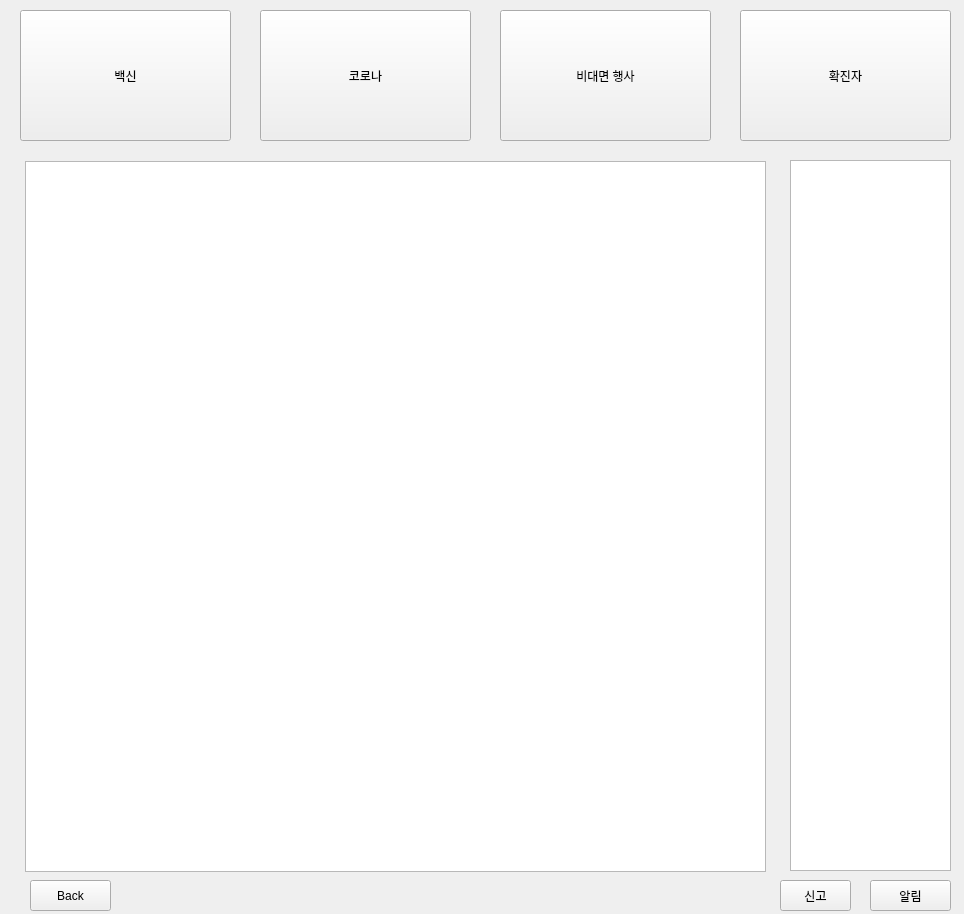
<?xml version="1.0" encoding="UTF-8"?>
<ui version="4.0">
 <class>TotalInfoWindow</class>
 <widget class="QMainWindow" name="TotalInfoWindow">
  <property name="geometry">
   <rect>
    <x>0</x>
    <y>0</y>
    <width>964</width>
    <height>914</height>
   </rect>
  </property>
  <property name="windowTitle">
   <string>CIMS</string>
  </property>
  <property name="iconSize">
   <size>
    <width>16</width>
    <height>16</height>
   </size>
  </property>
  <widget class="QWidget" name="centralwidget">
   <widget class="QPushButton" name="VaccineInfo">
    <property name="geometry">
     <rect>
      <x>20</x>
      <y>10</y>
      <width>211</width>
      <height>131</height>
     </rect>
    </property>
    <property name="text">
     <string>백신</string>
    </property>
   </widget>
   <widget class="QPushButton" name="CorronaInfo">
    <property name="geometry">
     <rect>
      <x>260</x>
      <y>10</y>
      <width>211</width>
      <height>131</height>
     </rect>
    </property>
    <property name="text">
     <string>코로나</string>
    </property>
   </widget>
   <widget class="QPushButton" name="EventInfo">
    <property name="geometry">
     <rect>
      <x>500</x>
      <y>10</y>
      <width>211</width>
      <height>131</height>
     </rect>
    </property>
    <property name="text">
     <string>비대면 행사</string>
    </property>
   </widget>
   <widget class="QPushButton" name="Infected_personInfo">
    <property name="geometry">
     <rect>
      <x>740</x>
      <y>10</y>
      <width>211</width>
      <height>131</height>
     </rect>
    </property>
    <property name="text">
     <string>확진자</string>
    </property>
   </widget>
   <widget class="QListWidget" name="smallMenuList">
    <property name="geometry">
     <rect>
      <x>790</x>
      <y>160</y>
      <width>161</width>
      <height>711</height>
     </rect>
    </property>
   </widget>
   <widget class="QPushButton" name="alarmbutton">
    <property name="geometry">
     <rect>
      <x>870</x>
      <y>880</y>
      <width>81</width>
      <height>31</height>
     </rect>
    </property>
    <property name="text">
     <string>알림</string>
    </property>
   </widget>
   <widget class="QLabel" name="alarmtext">
    <property name="geometry">
     <rect>
      <x>770</x>
      <y>880</y>
      <width>91</width>
      <height>20</height>
     </rect>
    </property>
    <property name="text">
     <string/>
    </property>
   </widget>
   <widget class="QPushButton" name="Back">
    <property name="geometry">
     <rect>
      <x>30</x>
      <y>880</y>
      <width>81</width>
      <height>31</height>
     </rect>
    </property>
    <property name="text">
     <string>Back</string>
    </property>
   </widget>
   <widget class="QListWidget" name="MainMenuList">
    <property name="geometry">
     <rect>
      <x>25</x>
      <y>161</y>
      <width>741</width>
      <height>711</height>
     </rect>
    </property>
   </widget>
   <widget class="QPushButton" name="report_button">
    <property name="geometry">
     <rect>
      <x>780</x>
      <y>880</y>
      <width>71</width>
      <height>31</height>
     </rect>
    </property>
    <property name="text">
     <string>신고</string>
    </property>
   </widget>
  </widget>
 </widget>
 <resources/>
 <connections/>
</ui>
